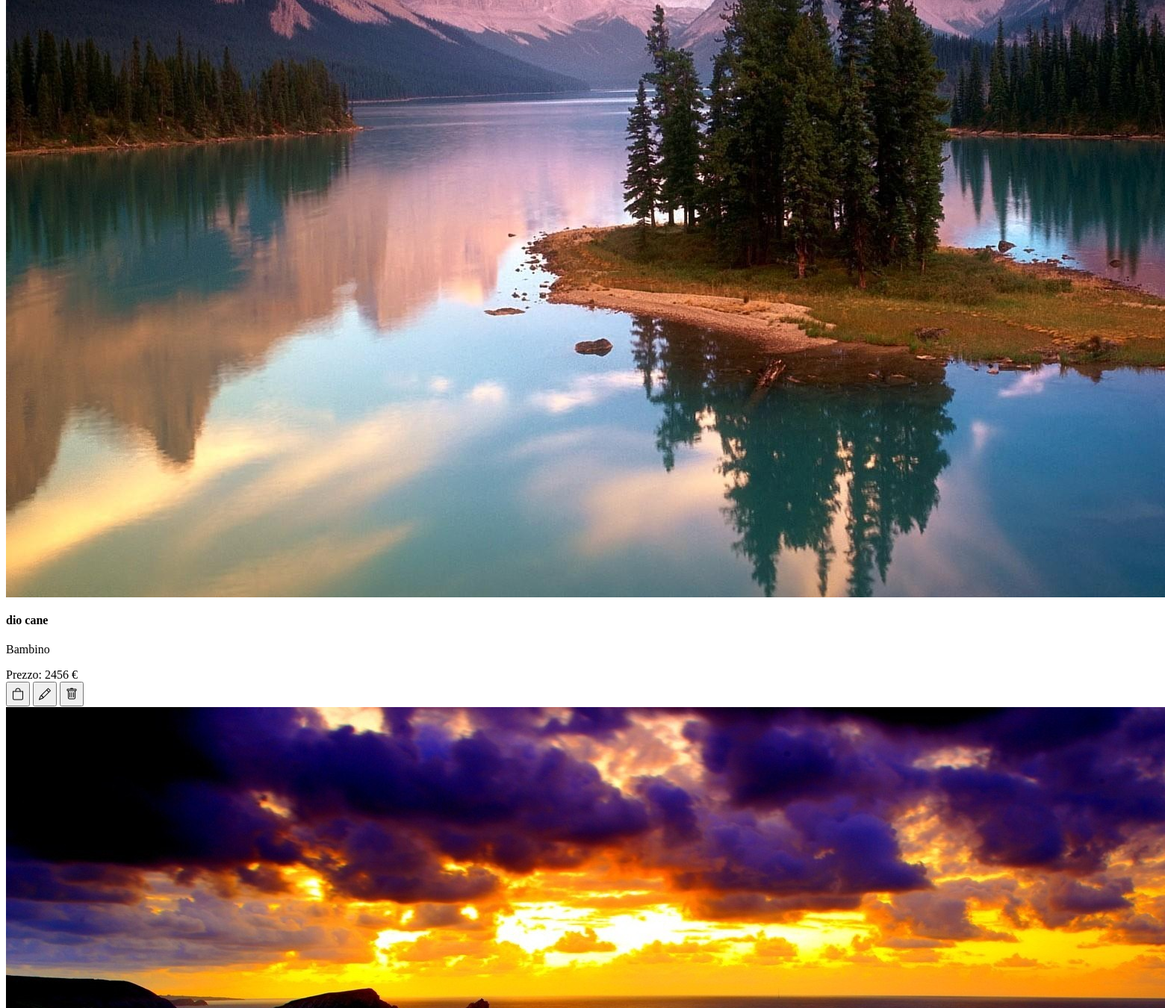
The app's page /gestionale/pagine/AreaMagazzino/deposito.php (signed in, middle part), older data.
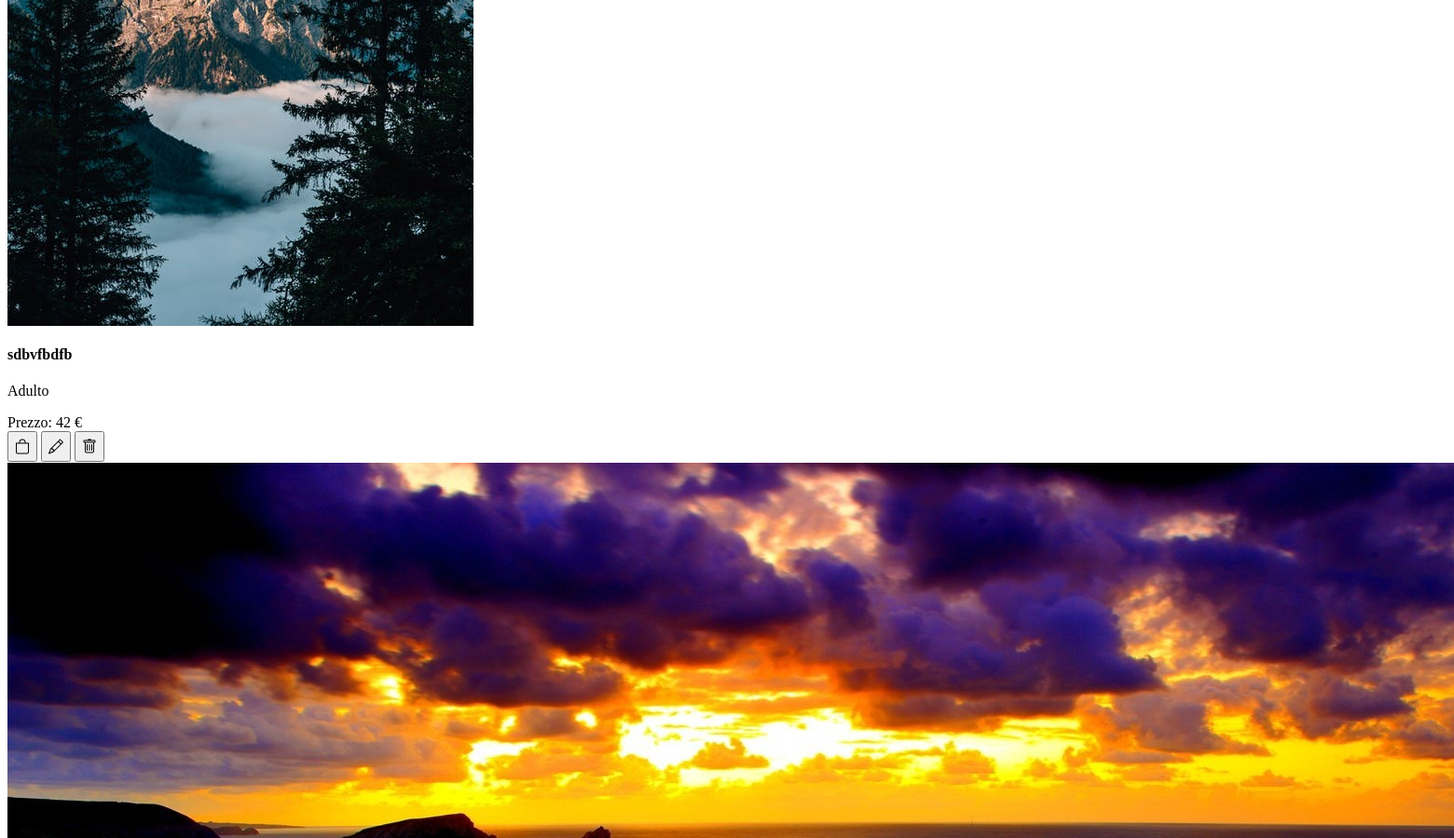
The same page, newer data.
### tables this page shows
CREATE TABLE `magazzino` (
  `id` int(11) NOT NULL,
  `idProdotto` int(11) NOT NULL,
  `quantita` int(11) NOT NULL,
  `taglia` varchar(3) NOT NULL,
  `nascosto` tinyint(4) NOT NULL DEFAULT 0
);

CREATE TABLE `prodotto` (
  `id` int(11) NOT NULL,
  `nome` varchar(32) NOT NULL,
  `tipoTaglie` tinyint(4) NOT NULL,
  `costoUnitario` int(11) NOT NULL,
  `foto` varchar(255) NOT NULL,
  `nascosto` tinyint(4) NOT NULL DEFAULT 0
);

CREATE TABLE `acquistimateriale` (
  `id` int(11) NOT NULL,
  `nome` varchar(32) NOT NULL,
  `descrizione` text NOT NULL,
  `quantita` int(11) NOT NULL,
  `prezzo` int(11) NOT NULL,
  `foto` varchar(255) NOT NULL,
  `data` date NOT NULL,
  `nascosto` tinyint(4) NOT NULL DEFAULT 0
);

### gestionale/pagine/AreaMagazzino/tabelle/tabellaMagazzino.php (the view, shortened to what this page needs)
<div class="row ">
    <?php
    $sql = "SELECT * FROM magazzino
            INNER JOIN prodotto ON magazzino.idProdotto=prodotto.id
            GROUP BY idProdotto
            HAVING magazzino.nascosto='0'
            ORDER BY magazzino.id DESC";
    if ($result = mysqli_query($link, $sql)) {
        if (mysqli_num_rows($result) > 0) {
            while ($row = mysqli_fetch_array($result)) {
                $tipoTaglie = " ";
                if (!$row['tipoTaglie']) {
                    $tipoTaglie = "Bambino";
                } else
                    $tipoTaglie = "Adulto";
                echo "      <div class='col-6 mt-5' >
                                                <div class=' card rounded shadow-lg border-0' style='width: 20rem;'>
                                                    <div class='card-body p-4'>
                                                        <div onclick='apriModal(this)' data-bs-whatever='" . $row['id'] . "'>
                                                            <img src='img/uploadsProdotti/" . $row['foto'] . "' alt='' class='img-fluid d-block mx-auto mb-3 rounded'>
                                                            <h4> <b>" . $row['nome'] . "</b>
                                                            </h4>
                                                            <p class=' text-muted '>" . $tipoTaglie . "</p>
                                                            <p class=' text-primary font-italic pull-right ' style='margin-bottom:0 !important; margin-top:3%;'>Prezzo: " . $row['costoUnitario'] . " €</p>
                                                        </div>
                                                        <button type='button' class='btn btn-outline-primary rounded-circle' data-bs-toggle='modal' data-bs-target='#buyDeposito' data-bs-whatever='" . $row['id'] . "'>
                                                            <svg xmlns='http://www.w3.org/2000/svg' width='16' height='27' fill='currentColor' class='bi bi-bag' viewBox='0 0 16 16'>
                                                                <path d='M8 1a2.5 2.5 0 0 1 2.5 2.5V4h-5v-.5A2.5 2.5 0 0 1 8 1zm3.5 3v-.5a3.5 3.5 0 1 0-7 0V4H1v10a2 2 0 0 0 2 2h10a2 2 0 0 0 2-2V4h-3.5zM2 5h12v9a1 1 0 0 1-1 1H3a1 1 0 0 1-1-1V5z'/>
                                                            </svg>
                                                        </button>
                                                        <button type='button' class='btn btn-outline-success rounded-circle' data-bs-toggle='modal' data-bs-target='#modificaProdotto' data-bs-whatever='" . $row['id'] . "'>
                                                        </button>
                                                        <button type='button' class='btn btn-outline-danger rounded-circle' data-bs-toggle='modal' data-bs-target='#eliminaProdotto' data-bs-whatever='" . $row['id'] . "'>
                                                        </button>
                                                    </div>
                                                </div>
                                            </div>";
            }
        } else {
            echo '<div class="text-center" style="width:100%"> <h5>Nessun prodotto presente</h5></div>';
        }
    }
    ?></div>

### gestionale/pagine/AreaMagazzino/deposito.php (shortened to what this page needs)
<?php
require_once '../../config.php';
?>
<body>
    <div class="container" style="margin-left:0 !important; margin-right:0 !important; width:100%">
        <div class="ml-3 row ">
            <div class="col-6 ">
                <?php
                include "tabelle/tabellaMagazzino.php"
                ?>
            </div>
            <div class="col-6">
                <?php
                include "tabelle/tabellaGenerico.php"
                ?>
            </div>
        </div>
    </div>
</body>

### gestionale/pagine/AreaMagazzino/tabelle/tabellaGenerico.php
<div class="row ">
    <?php
    $sql = "SELECT * FROM acquistimateriale WHERE nascosto=0 ORDER BY id DESC";
    if ($result = mysqli_query($link, $sql)) {
        if (mysqli_num_rows($result) > 0) {
            while ($row = mysqli_fetch_array($result)) {
                echo "      <div class='col-6 mt-5' >
                                <div class=' card rounded shadow-lg border-0 mb-3' style='width: 20rem;'>
                                    <div class='card-body p-4'>
                                        <div onclick='apriModalGenerico(this)' data-bs-whatever='" . $row['id'] . "'>";
                if ($row['foto'] != "") {
                    echo "<img src='img/uploadsProdotti/" . $row['foto'] . "' alt='' class='img-fluid d-block mx-auto mb-3 rounded'>";
                } else
                    echo "<img src='img/uploadsProdotti/default.jpg' alt='' class='img-fluid d-block mx-auto mb-3 rounded'>";
                echo "<h4> <b>" . $row['nome'] . "</b>
                                            </h4>
                                            <p class=' text-muted '>" . substr($row['descrizione'], 0, 80) . "...</p>
                                            <p class=' text-muted '>n. Acquisti: " . $row['quantita']  . "</p>
                                            <p class=' text-primary font-italic pull-right ' style='margin-bottom:0 !important; margin-top:3%;'>Prezzo: " . $row['prezzo'] . " €</p>
                                        </div>
                                        <button type='button' class='btn btn-outline-danger rounded-circle' data-bs-toggle='modal' data-bs-target='#eliminaGenerico' data-bs-whatever='" . $row['id'] . "'>
                                            <svg xmlns='http://www.w3.org/2000/svg' width='16' height='27' fill='currentColor' class='bi bi-trash' viewBox='0 0 16 16'>
                                                <path d='M5.5 5.5A.5.5 0 0 1 6 6v6a.5.5 0 0 1-1 0V6a.5.5 0 0 1 .5-.5zm2.5 0a.5.5 0 0 1 .5.5v6a.5.5 0 0 1-1 0V6a.5.5 0 0 1 .5-.5zm3 .5a.5.5 0 0 0-1 0v6a.5.5 0 0 0 1 0V6z' />
                                                <path fill-rule='evenodd' d='M14.5 3a1 1 0 0 1-1 1H13v9a2 2 0 0 1-2 2H5a2 2 0 0 1-2-2V4h-.5a1 1 0 0 1-1-1V2a1 1 0 0 1 1-1H6a1 1 0 0 1 1-1h2a1 1 0 0 1 1 1h3.5a1 1 0 0 1 1 1v1zM4.118 4 4 4.059V13a1 1 0 0 0 1 1h6a1 1 0 0 0 1-1V4.059L11.882 4H4.118zM2.5 3V2h11v1h-11z' />
                                            </svg>
                                        </button>
                                    </div>
                                </div>
                            </div>";
            }
        } else {
            echo '<div class="text-center" style="width:100%"> <h5>Nessun prodotto presente</h5></div>';
        }
    }
    ?>
</div>

Row changes from the older to the newer data that the page shows:
removed magazzino: idProdotto.foto (picture), idProdotto.nome "dio cane", idProdotto.tipoTaglie "Bambino", idProdotto.costoUnitario "2456"
added magazzino: idProdotto.foto (picture), idProdotto.nome "sdbvfbdfb", idProdotto.tipoTaglie "Adulto", idProdotto.costoUnitario "42"
